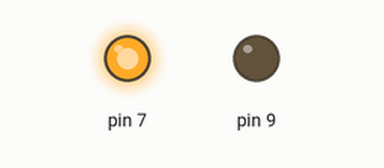
Recording of a sketch running on a simulated Arduino Uno, built with avr-gcc and run on an emulated ATmega328P. Parts: output pins drawn as LEDs (lit = HIGH).

Above: at 0.5 s.
At 1.5 s:
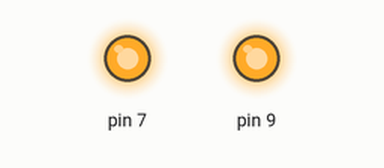
Timing chart, 0 to 3.5 s (numbered marks = the images above):
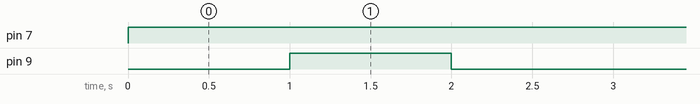

The sketch:

led_test.ino
```cpp
void setup() {
  // put your setup code here, to run once:
  pinMode(7,OUTPUT);
  pinMode(9,OUTPUT);

}

void loop() {
  // put your main code here, to run repeatedly:
  digitalWrite(7,HIGH);
  delay(1000);
  digitalWrite(9,HIGH);
  delay(1000);
  digitalWrite(9,LOW);
  delay(1000);


}
```

Measured:
- by itself, pin 7: LOW → HIGH at 0.00 s
- by itself, pin 9: alternates HIGH for 1.0 s and LOW for 2.0 s
